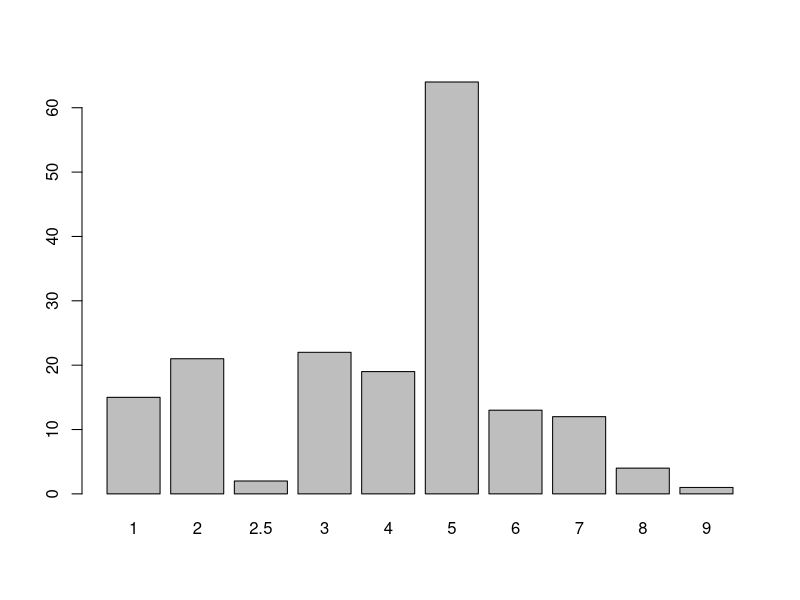
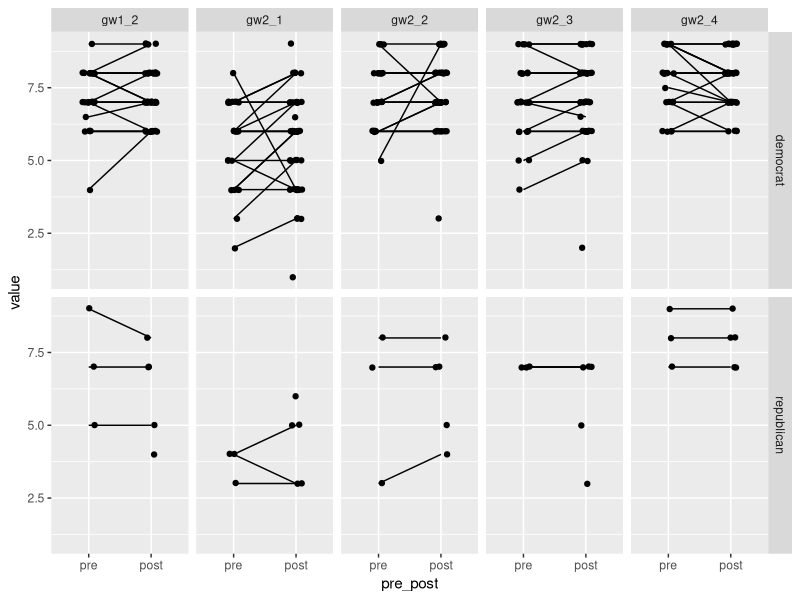

Recreate these plots in R, in order. (Note: this script raises an error after producing the figures.)
library(plyr)
library(dplyr)
library(ggplot2)
library(tidyr)
library(psych)
library(BayesFactor)
library(lme4)

# Experiment 2 ----
# I would like to check out this no-pretest control group, but not sure which col that is
exp2.1 = read.csv("UCp_mech_core_intervention_notext.csv")
exp2.1$sample = "UC-Berkeley"
exp2.2 = read.csv("UT_mech_core_intervention_notext.csv")
exp2.2$sample = "UT-Brownsville"
exp2.2 = separate(exp2.2, survey_number, c('f11', 'survey_number'), sep = "-")
exp2.2$survey_number = as.numeric(as.character(exp2.2$survey_number))
# We're gonna combine these data frames so let's make sure survey_number is distinct
intersect(exp2.1$survey_number, exp2.2$survey_number) # not distinct
exp2.2$survey_number = exp2.2$survey_number + 1000
intersect(exp2.1$survey_number, exp2.2$survey_number) # distinct

# Looks like only n_s == s has pre/post (altho sometimes pre-only?)
# n_s == n looks like the post-only control
table(exp2.1$n_s, exp2.1$survey_number)
table(exp2.2$n_s, exp2.2$survey_number)

# so for now let's restrict to pre/post like they report (altho pre-only comparison could be interesting)
exp2.1 = exp2.1 %>% select(X:reread, total.score, sample)
exp2.2 = exp2.2 %>% select(X:reread, total.score, sample)
exp2 = bind_rows(exp2.1, exp2.2)
exp2$pre_post = factor(exp2$pre_post, levels = c("pre", "post"))

# Check combined dataset for number of conservatives
table(exp2$conservative)
barplot(table(exp2$conservative))
table(exp2$party) # 8 republicans out of 175

# Flatten dataset for ggplot2's facet_grid
exp2.flat = exp2 %>%
  gather(key = "question", value = "value", starts_with("gw"))
 
# Plot pre/post changes among democrats & republicans for each item
exp2.flat %>% 
  filter(party %in% c("democrat", "republican")) %>% 
  #separate(question, into = c("question", "time"), sep = -4) %>% 
  #filter(question %in% c("gw1_2_", "gw2_1_", "gw2_2_")) %>% 
  ggplot(aes(x = pre_post, y = value)) +
  geom_point(position = position_jitter(width = .1, height = .02)) +
  geom_line(aes(group = survey_number)) +
  facet_grid(party~question)

# Can I reproduce their analyses?
# Paired-samples t-tests and other within-subjects pre-post analyses
# Combine six "gw" items by summing
exp2.comp = exp2.flat %>% 
  group_by(survey_number, pre_post, party, conservative, sample) %>% 
  summarize(composite = sum(value))

# Full-sample analysis
lmer(composite ~ pre_post + (1|survey_number), data = exp2.comp) %>% 
  Anova(type = 3)
lmer(composite ~ pre_post*conservative + (1|survey_number), data = exp2.comp) %>% 
  Anova(type = 3)

# Per manuscript, split by school
# Berkeley -- Doesn't match yet, not sig. Sample size wrong?
lmer(composite ~ pre_post + (1|survey_number), 
     data = exp2.comp[exp2.comp$sample == "UC-Berkeley",]) %>% 
  Anova(type = 3)
lmer(composite ~ pre_post*conservative + (1|survey_number), 
     data = exp2.comp[exp2.comp$sample == "UC-Berkeley",]) %>%
  Anova(type = 3)

# Brownville -- p-value seems about right
lmer(composite ~ pre_post + (1|survey_number), 
     data = exp2.comp[exp2.comp$sample == "UT-Brownsville",]) %>% 
  Anova(type = 3)
lmer(composite ~ pre_post*conservative + (1|survey_number), 
     data = exp2.comp[exp2.comp$sample == "UT-Brownsville",]) %>%
  Anova(type = 3)


# Make pre/post difference scores and run t-test
makeDiff = function(x) return(x[2] - x[1]) # function subtracts "pre" from "post"
# Demonstration: 
# demo = data.frame("ID" = c(1, 1, 2, 2), 
#                   "time" = c("pre", "post", "pre", "post"), 
#                   "value" = c(4, 5, 6, 7))
# demo %>% group_by(ID) %>% summarize_each(funs(makeDiff), value)
diffs = exp2 %>% 
  group_by(survey_number) %>% 
  summarize_each(funs(makeDiff), starts_with("gw"))
diffs$pre_post = "diff"

# names(diffs)[-1] = paste(names(diffs)[-1], "diff", sep = "_")
# exp2.diff = right_join(diffs, exp2, by = "survey_number") %>% 
#   filter(pre_post == "post", n_s == "s") %>% 
#   mutate(gw_composite_diff = gw1_2_diff + gw2_1_diff + gw2_2_diff + gw2_3_diff + gw2_4_diff)
# exp2 %>% filter(survey_number == 1) %>% select(starts_with("gw"),)
# exp2.diff %>% filter(survey_number == 1) %>% select(starts_with("gw"))

# Add difference scores as further rows to original dataset.
# TODO: double-check the direction of difference.
exp2 = bind_rows(exp2, diffs) %>% 
  arrange(survey_number) %>% 
  select(-X)
exp2 %>% select(survey_number, pre_post, starts_with("gw"))

# Make dataset of difference scores
# TODO: get the subject-level stuff back on here (e.g. political views)
exp2.diff = exp2 %>% 
  select(survey_number, party, conservative, sample, pre_post, starts_with("gw")) %>% 
  filter(pre_post == "diff") %>% 
  mutate(gw_composite = gw1_2 + gw2_1 + gw2_2 + gw2_3 + gw2_4)

# one-sample t-tests of difference scores
#  something's not quite right
t.test(exp2.diff$gw1_2)
t.test(exp2.diff$gw2_1)
t.test(exp2.diff$gw2_2)
t.test(exp2.diff$gw2_3)
t.test(exp2.diff$gw2_4)
t.test(exp2.diff$gw_composite)
# t.test(exp2.diff$gw_composite[exp2.diff$sample == "UC-Berkeley"]) # does not match
# t.test(exp2.diff$gw_composite[exp2.diff$sample == "UT-Brownsville"]) # approx match


# Bayes factor model?
# sum questions to make single outcome
# NOTE: MIGHT NOT WANT TO DO THIS. CHECK ITEM CODES AND MANUSCRIPT.
exp2 = exp2 %>% 
  mutate(gw_composite = gw1_2 + gw2_1 + gw2_2 + gw2_3 + gw2_4)
# Code and discard those who dropped out before post
exp2.bf = exp2 %>% 
  filter(n_s == "s") %>% 
  select(survey_number, gw_composite, pre_post, conservative) %>% 
  filter(complete.cases(.)) %>% 
  mutate(survey_number = as.factor(survey_number))
tab = table(exp2.bf$survey_number)
tab[tab == 1]
tab[tab == 1] %>% names
exp2.bf = exp2.bf %>% 
  filter(!survey_number %in% names(tab[tab==1])) %>% 
  as.data.frame()

# Could plot distribution of change scores given T1 score
# or distribution of change scores given conservative

# run BayesFactor models
exp2.m0 = lmBF(gw_composite ~ survey_number, data = exp2.bf)
exp2.m1 = lmBF(gw_composite ~ pre_post + survey_number, data = exp2.bf)
exp2.m2 = lmBF(gw_composite ~ conservative + survey_number, data = exp2.bf,
               iterations = 5e3)
exp2.m3 = lmBF(gw_composite ~ conservative + pre_post + survey_number, data = exp2.bf,
               iterations = 1e5)
exp2.m4 = lmBF(gw_composite ~ conservative * pre_post + survey_number, data = exp2.bf, 
               iterations = 1e5)

exp2.bayesResult = c(exp2.m0, exp2.m1, exp2.m2, exp2.m3, exp2.m4)
exp2.bayesResult
plot(exp2.bayesResult)

exp2.m4/exp2.m3 # evidence against interaction -- perhaps they are right

# TODO: run BayesFactor models with party code?

# Experiment 3 ----
exp3.1 = read.csv("UCo_mech_core_intervention_notext.csv") 
exp3.2 = read.csv("UCo_mech_full_intervention_notext.csv") 
# Pruning columns
exp3.1 = exp3.1 %>% 
  select(-starts_with("k1time"), -starts_with("k2time"), -starts_with("k3time"),
         -starts_with("codes."), -starts_with("coder."))
exp3.2 = exp3.2 %>% 
  select(-starts_with("k1time"), -starts_with("k2time"), -starts_with("k3time"),
         -starts_with("codes."), -starts_with("coder."),
         -starts_with("Q"))
exp3.1$sample = "core"
exp3.2$sample = "full"

exp3 = bind_rows(exp3.1, exp3.2)

table(exp3$social.cons, useNA='always')
barplot(table(exp3$social.cons, useNA = 'always'))
table(exp3$econ.cons, useNA='always')
barplot(table(exp3$econ.cons, useNA = 'always'))
table(exp3$party, useNA = 'always')
table(exp3$party.pre, useNA = 'always')



# Experiment 4 ----
exp4.1 = read.csv("cco_mech_core_intervention_notext.csv")
exp4.2 = read.csv("cco_mech_delayed_test_notext.csv")

table(exp4.1$party) # you guys only have 8 republicans in the whole sample
barplot(table(exp4.1$conserv), xlab = "conservatism") # sample leans left
table(exp4.1$party, exp4.1$conserv)

# are all the delayed people in the pre-post dataset?
intersect(exp4.1$subj_id, exp4.2$subj_id)
setdiff(exp4.1$subj_id, exp4.2$subj_id)
setdiff(exp4.2$subj_id, exp4.1$subj_id) # yes

exp4 = left_join(exp4.1, exp4.2, by = "subj_id") %>% 
  mutate(party_3lvl = mapvalues(party, 
                                c("democrat", "independent", "none", "other", "republican"),
                                c("democrat", "other", "other", "other", "republican")))

exp4 %>% 
  select(conserv, starts_with("gw")) %>% 
  cor(use = 'pairwise') %>% 
  round(3)

exp4.flat = exp4 %>% 
  select(subj_id, party, party_3lvl, conserv, starts_with("gw")) %>% 
  gather("question", "value", starts_with("gw")) %>% 
  separate(col = question, into = c("item", "time"), sep = -4) %>% 
  mutate(time = factor(time, levels = c("pre", "pst", "fol"))) 

exp4.flat %>% 
  filter(party %in% c("democrat", "republican")) %>% 
  ggplot(aes(x = time, y = value)) +
  geom_point(position = position_jitter(width = .15, height = .15), alpha = .4) +
  geom_line(aes(group = subj_id), alpha = .2, lwd = 2) +
  facet_grid(party ~ item)

exp4.flat %>% 
  ggplot(aes(x = time, y = value)) +
  geom_point(position = position_jitter(width = .15, height = .15), alpha = .4) +
  geom_line(aes(group = subj_id), alpha = .2, lwd = 2) +
  facet_grid(party_3lvl ~ item)

exp4.flat %>% 
  ggplot(aes(x = value, fill = party)) +
  geom_bar() +
  facet_grid(item~time) +
  scale_x_discrete(limits = 1:9)

# This is the good plot
exp4.1 %>% 
  filter(party %in% c("democrat", "republican")) %>% 
  gather(key = "question", value = "value", starts_with("gw")) %>% 
  separate(question, into = c("question", "time"), sep = -4) %>% 
  filter(question %in% c("gw1_2_", "gw2_1_", "gw2_2_")) %>% 
  ggplot(aes(x = time, y = value)) +
  geom_point(position = position_jitter(width = .1, height = .02)) +
  geom_line(aes(group = subj_id)) +
  facet_grid(party~question)

# Why does this look like it has more datapoints? What does this show us?
exp4.1 %>% 
  filter(party %in% c("democrat", "republican")) %>% 
  gather(key = "question", value = "value", starts_with("gw")) %>% 
  separate(question, into = c("question", "time"), sep = -4) %>% 
  ggplot(aes(x = time, y = value, col = party)) +
  geom_point(position = position_jitter(width = .2, height = .5)) +
  geom_line(aes(group = subj_id)) +
  facet_wrap(~question)

# Bayesian models
temp = exp4.flat %>% 
  group_by(subj_id, party, party_3lvl, conserv, time) %>% 
  summarise(value = sum(value)) 

exp4.bf = exp4.flat %>% 
  left_join(exp4.bf)
  group_by() %>% 
  #filter(complete.cases(.)) %>% 
  mutate(subj_id = as.factor(subj_id)) %>% 
  as.data.frame


# Experiment 5 ----
# No political information
exp5 = read.csv("HS_mech+stats_full_intervention.csv")
exp5$time = factor(exp5$time, levels = c("pre", "post", "followup"))

exp5 %>% 
  gather(question, value, GW1:GW4) %>% 
  ggplot(aes(x = time, y = value)) +
  geom_point() +
  geom_line(aes(group = Code)) +
  facet_wrap(~question)
